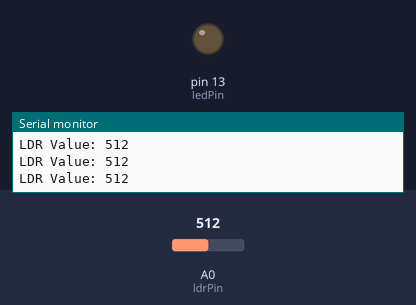
Bench run of a sketch on a simulated Arduino Uno, built with avr-gcc and run on an emulated ATmega328P. On the bench: output pins drawn as LEDs (lit = HIGH), the last lines printed to the serial monitor. The inputs (shaded band) are chosen by the test bench; at power-on: A0 (ldrPin) = 512.

Above: at 1.2 s.
1.3 s: A0 (ldrPin) set to 491
At 1.7 s:
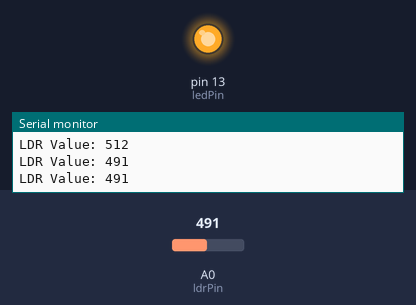
2.9 s: A0 (ldrPin) set to 510
At 4.2 s:
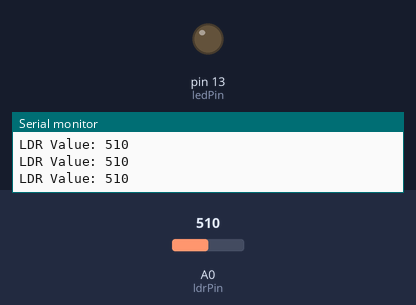
4.5 s: A0 (ldrPin) set to 490
At 5.6 s:
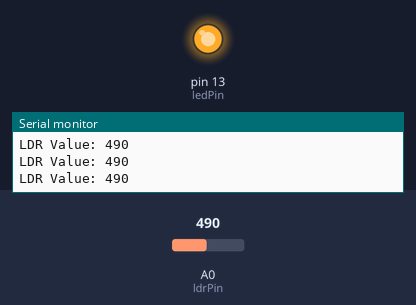
Timing chart, 0 to 7.5 s (numbered marks = the images above; inputs shaded):
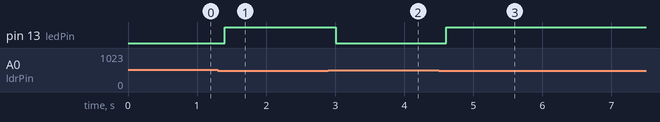

Measured:
- the behaviour switches between 500 and 499 on A0 (ldrPin) (found by bisection; images 0 and 1)
- after the input at 1.3 s, pin 13 (ledPin): LOW → HIGH after 0.10 s
- after the input at 2.9 s, pin 13 (ledPin): HIGH → LOW after 0.11 s
- after the input at 4.5 s, pin 13 (ledPin): LOW → HIGH after 0.11 s

The sketch:

Ldr.ino
```cpp
const int ldrPin = A0;     // LDR connected to analog pin
const int ledPin = 13;     // LED pin

int ldrValue = 0;

void setup() {
  pinMode(ledPin, OUTPUT);
  Serial.begin(9600);
}

void loop() {
  ldrValue = analogRead(ldrPin);

  Serial.print("LDR Value: ");
  Serial.println(ldrValue);

  // threshold control
  if (ldrValue < 500) {
    digitalWrite(ledPin, HIGH);  // dark → LED ON
  } else {
    digitalWrite(ledPin, LOW);   // bright → LED OFF
  }

  delay(200);
}
```
